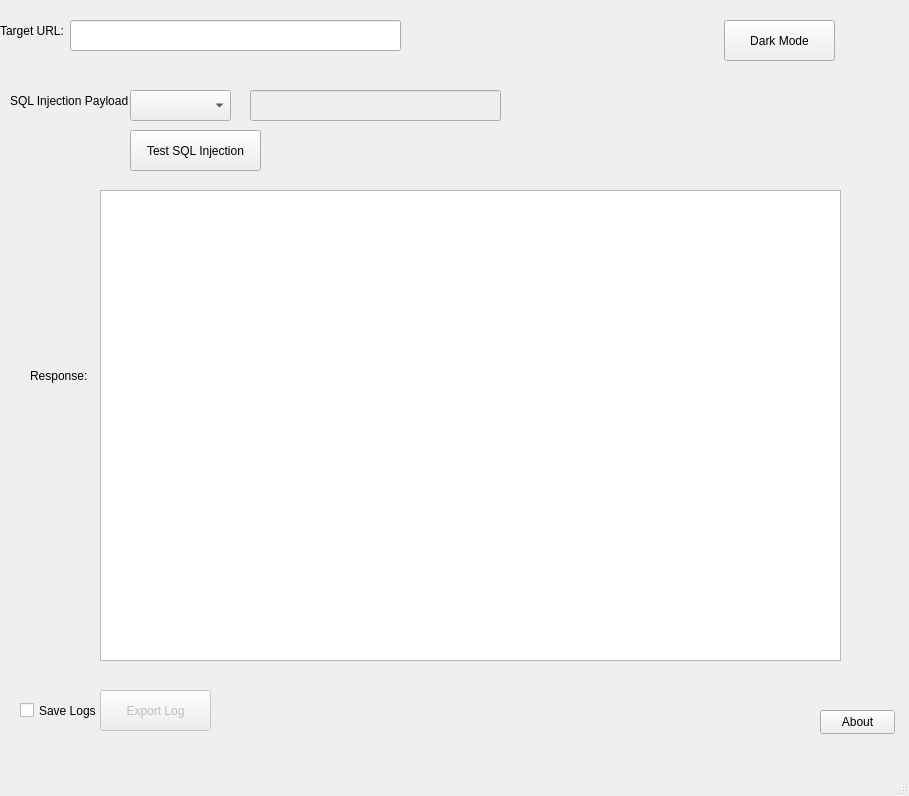
<?xml version="1.0" encoding="UTF-8"?>
<ui version="4.0">
 <class>MainWindow</class>
 <widget class="QMainWindow" name="MainWindow">
  <property name="geometry">
   <rect>
    <x>0</x>
    <y>0</y>
    <width>909</width>
    <height>796</height>
   </rect>
  </property>
  <property name="windowTitle">
   <string>MainWindow</string>
  </property>
  <widget class="QWidget" name="centralwidget">
   <widget class="QLabel" name="Label">
    <property name="geometry">
     <rect>
      <x>0</x>
      <y>10</y>
      <width>91</width>
      <height>41</height>
     </rect>
    </property>
    <property name="text">
     <string>Target URL:</string>
    </property>
   </widget>
   <widget class="QLineEdit" name="lineEdit_URL">
    <property name="geometry">
     <rect>
      <x>70</x>
      <y>20</y>
      <width>331</width>
      <height>31</height>
     </rect>
    </property>
   </widget>
   <widget class="QLabel" name="label">
    <property name="geometry">
     <rect>
      <x>10</x>
      <y>80</y>
      <width>131</width>
      <height>41</height>
     </rect>
    </property>
    <property name="text">
     <string>SQL Injection Payload</string>
    </property>
   </widget>
   <widget class="QComboBox" name="comboBox_Payload">
    <property name="geometry">
     <rect>
      <x>130</x>
      <y>90</y>
      <width>101</width>
      <height>31</height>
     </rect>
    </property>
   </widget>
   <widget class="QLineEdit" name="lineEdit_CustomPayload">
    <property name="enabled">
     <bool>false</bool>
    </property>
    <property name="geometry">
     <rect>
      <x>250</x>
      <y>90</y>
      <width>251</width>
      <height>31</height>
     </rect>
    </property>
   </widget>
   <widget class="QPushButton" name="pushButton_Test">
    <property name="geometry">
     <rect>
      <x>130</x>
      <y>130</y>
      <width>131</width>
      <height>41</height>
     </rect>
    </property>
    <property name="text">
     <string>Test SQL Injection</string>
    </property>
   </widget>
   <widget class="QLabel" name="label_2">
    <property name="geometry">
     <rect>
      <x>30</x>
      <y>350</y>
      <width>61</width>
      <height>51</height>
     </rect>
    </property>
    <property name="text">
     <string>Response:</string>
    </property>
   </widget>
   <widget class="QTextEdit" name="textEdit_Response">
    <property name="geometry">
     <rect>
      <x>100</x>
      <y>190</y>
      <width>741</width>
      <height>471</height>
     </rect>
    </property>
    <property name="readOnly">
     <bool>true</bool>
    </property>
    <property name="textInteractionFlags">
     <set>Qt::TextSelectableByKeyboard|Qt::TextSelectableByMouse</set>
    </property>
   </widget>
   <widget class="QCheckBox" name="checkBox_SaveLogs">
    <property name="geometry">
     <rect>
      <x>20</x>
      <y>690</y>
      <width>101</width>
      <height>41</height>
     </rect>
    </property>
    <property name="text">
     <string>Save Logs</string>
    </property>
   </widget>
   <widget class="QPushButton" name="pushButton_ExportLog">
    <property name="enabled">
     <bool>false</bool>
    </property>
    <property name="geometry">
     <rect>
      <x>100</x>
      <y>690</y>
      <width>111</width>
      <height>41</height>
     </rect>
    </property>
    <property name="text">
     <string>Export Log</string>
    </property>
   </widget>
   <widget class="QPushButton" name="pushButton_DarkMode">
    <property name="geometry">
     <rect>
      <x>724</x>
      <y>20</y>
      <width>111</width>
      <height>41</height>
     </rect>
    </property>
    <property name="text">
     <string>Dark Mode</string>
    </property>
   </widget>
   <widget class="QPushButton" name="pushButton_About">
    <property name="geometry">
     <rect>
      <x>820</x>
      <y>710</y>
      <width>75</width>
      <height>24</height>
     </rect>
    </property>
    <property name="text">
     <string>About</string>
    </property>
   </widget>
  </widget>
  <widget class="QMenuBar" name="menubar">
   <property name="geometry">
    <rect>
     <x>0</x>
     <y>0</y>
     <width>909</width>
     <height>22</height>
    </rect>
   </property>
  </widget>
  <widget class="QStatusBar" name="statusbar"/>
 </widget>
 <resources/>
 <connections/>
</ui>
